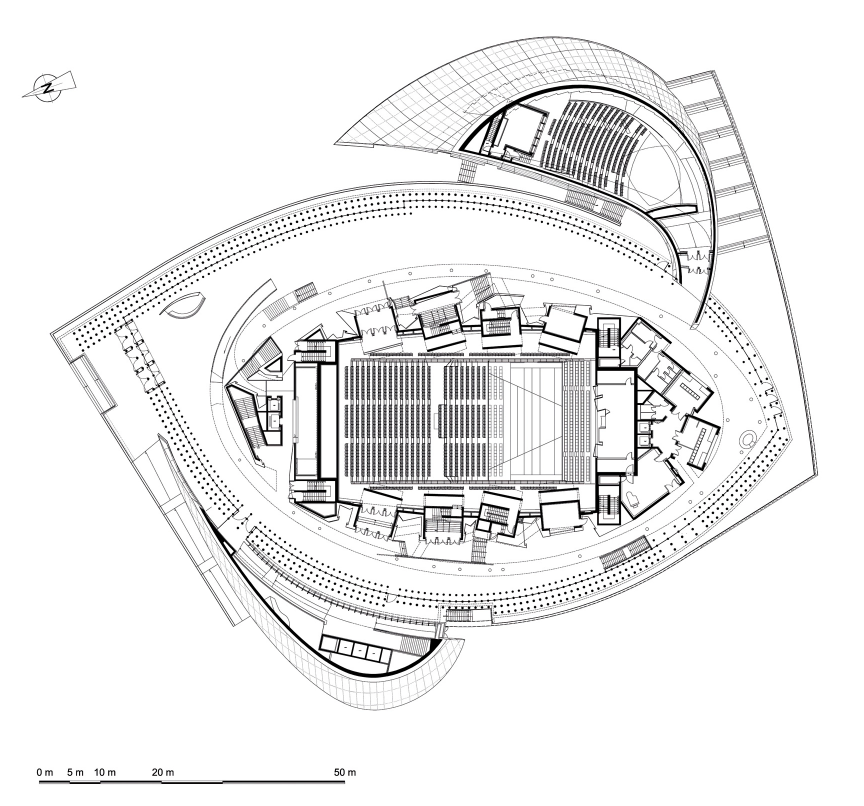
#> input picture 12_Blender_Model/references/philharmonie/architect_plan_n3.webp, 1728 x 1612 px (shown at 1/2 size)
$ python prepare_philharmonie_clean.py
#> lines starting #> are read from the running program, lines starting #| are printed output that depends on the picture
"""Trace the architectural plan and registered ACT reference; no photo mesh in output."""
from pathlib import Path
import sys,json,math
R=Path(__file__).resolve().parents[1];sys.path.insert(0,str(R/'.local_source_cache/gis_runtime'))
import numpy as np
from PIL import Image
from scipy import ndimage
from scipy.spatial import cKDTree
from scipy.interpolate import CubicSpline
from shapely.geometry import Polygon,Point
from shapely import contains_xy

# Coordinates below are in the 1632px wide displayed architect's N3 plan.
outline=np.array([(97,630),(240,544),(400,461),(550,401),(700,361),(840,344),(980,359),(1110,397),(1230,458),(1340,546),(1420,652),(1496,830),(1400,946),(1270,1049),(1110,1119),(930,1168),(760,1177),(620,1155),(515,1110),(432,1040),(354,934),(281,818),(200,691),(138,684)],float)
poly=Polygon(outline)
im=np.asarray(Image.open(R/'references/philharmonie/architect_plan_n3.webp').convert('L').resize((1632,1522)))
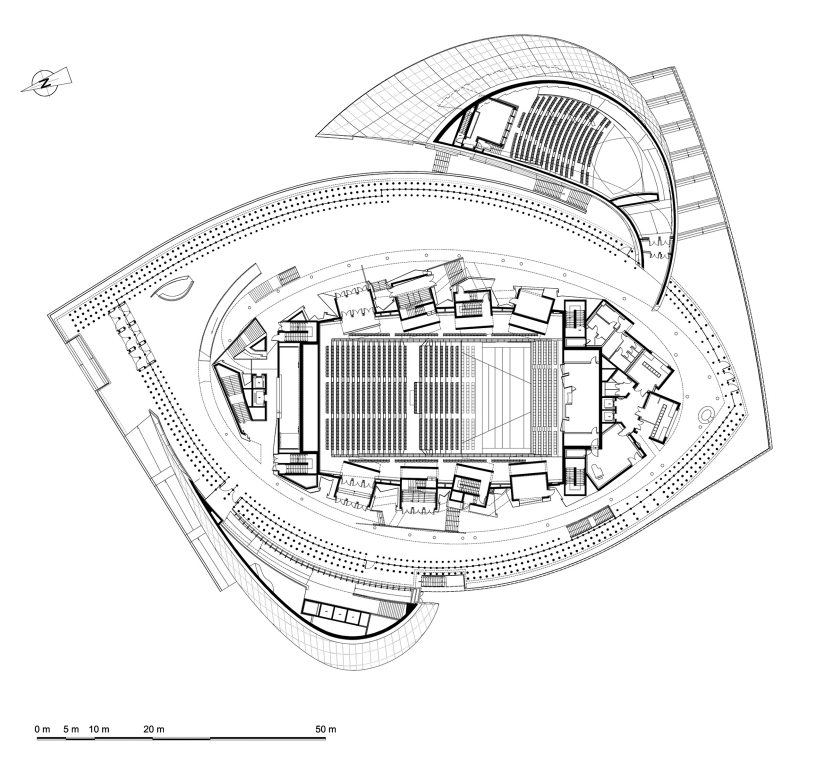
#> im: shape (1522, 1632) (shown at 1/2 size); min 0, max 255, mean 237.5
lab,n=ndimage.label(im<90);obj=ndimage.find_objects(lab);cols=[]
#> after `lab, n = ndimage.label(im < 90)`:
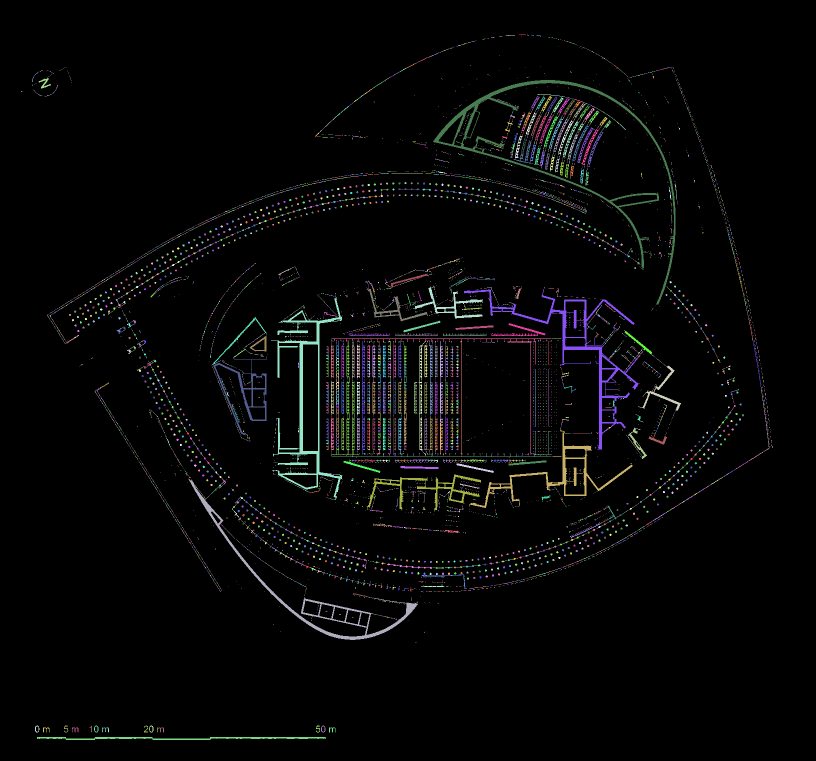
#> lab: shape (1522, 1632) int32 (shown at 1/2 size); 8190 distinct labels, from 0 to 8189; one colour per label, 0 black
#> after `lab, n = ndimage.label(im < 90)`: n = 8189
#> after `obj = ndimage.find_objects(lab)`: obj = 8189 items
for i,s in enumerate(obj,1):
 if s is None:continue
 h=s[0].stop-s[0].start;w=s[1].stop-s[1].start
 if not(2<=h<=7 and 2<=w<=7 and .5<h/w<2):continue
 yy,xx=np.where(lab[s]==i);area=len(xx)
 if area<4 or area>36:continue
 p=np.array([s[1].start+xx.mean(),s[0].start+yy.mean()])
 if poly.contains(Point(p)) and poly.exterior.distance(Point(p))<60:cols.append(p)
#> this loop made 8189 passes
#> (h, w) on passes 1, 3, 4: (1, 14), (2, 18), (1, 2)
#> after the loop, cols = 738 pairs, first value 100.2 to 1485.5, second value 365.7 to 1174.5

# Plan north/south pointed ends tied to the 150m ACT orthographic reference.
pa=np.array([97.,630.]);pb=np.array([1496.,830.])
qa=np.array([215.535714,229.142857]);qb=np.array([148.678571,121.25])
v=pb-pa;v[1]*=-1;w=qb-qa
scale=np.linalg.norm(w)/np.linalg.norm(v);a=math.atan2(w[1],w[0])-math.atan2(v[1],v[0]);rot=np.array([[math.cos(a),-math.sin(a)],[math.sin(a),math.cos(a)]])
def world(p):
 p=np.asarray(p)-pa;p=p*np.array([1,-1]);return p@rot.T*scale+qa
def smooth(points,n=256):
 p=np.asarray(points);p=np.vstack((p,p[0]));t=np.r_[0,np.cumsum(np.linalg.norm(np.diff(p,axis=0),axis=1))];return CubicSpline(t,p,bc_type='periodic')(np.linspace(0,t[-1],n,endpoint=False))

# Roof / skylight traces in the registered source top view (1400px = 150m).
def act(p):
 p=np.asarray(p);return np.column_stack((185+(p[:,0]-700)*150/1400,170-(p[:,1]-700)*150/1400))
roof=act(smooth([(985,148),(1021,300),(1036,460),(1025,610),(992,750),(930,902),(834,1014),(725,1094),(590,1149),(460,1164),(361,1155),(320,986),(292,850),(286,710),(313,575),(376,448),(473,342),(600,272),(746,218),(866,181)]))
sky=act(smooth([(696,313),(779,335),(841,408),(872,492),(854,609),(813,726),(763,853),(688,989),(604,1050),(510,1050),(426,1002),(381,920),(373,824),(399,722),(451,610),(503,490),(567,377),(628,325)],192))
# Keep the roof tied to the same architectural outline as the columns.
# ACT facade reconstruction drifts locally; retain its trace for comparison.
act_roof=roof.copy()
roof=np.asarray(Polygon(world(smooth(outline,512))).buffer(.6).exterior.coords)[:-1]
core=sky.mean(0)+(sky-sky.mean(0))*.82
#> (the run stopped early here; a loop or call above may not have finished)

$ run again, with 12_Blender_Model/references/philharmonie/architect_exterior_full.webp copied over 12_Blender_Model/references/philharmonie/architect_plan_n3.webp
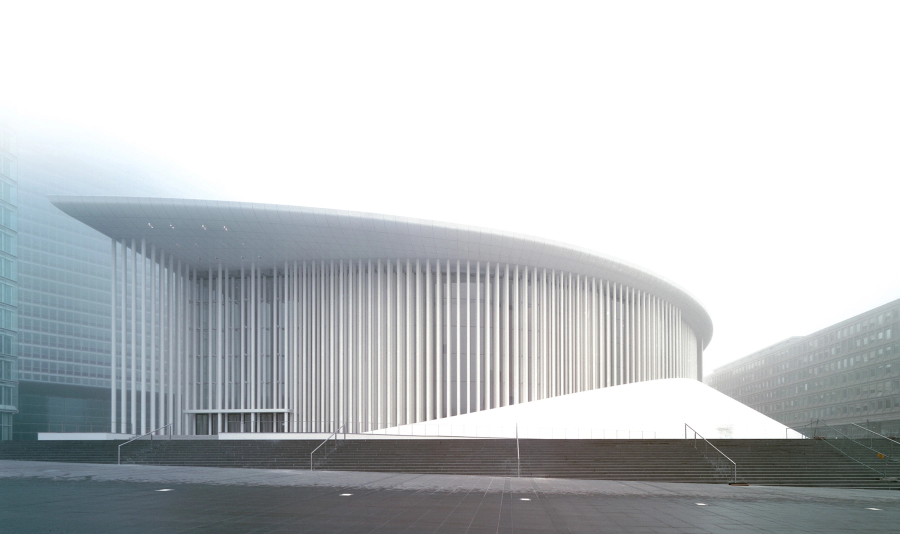
#> input picture 12_Blender_Model/references/philharmonie/architect_exterior_full.webp, 1800 x 1068 px (shown at 1/2 size)
#> `im=np.asarray(Image.open(R/'references/philharmonie/architect_plan_n3...`:
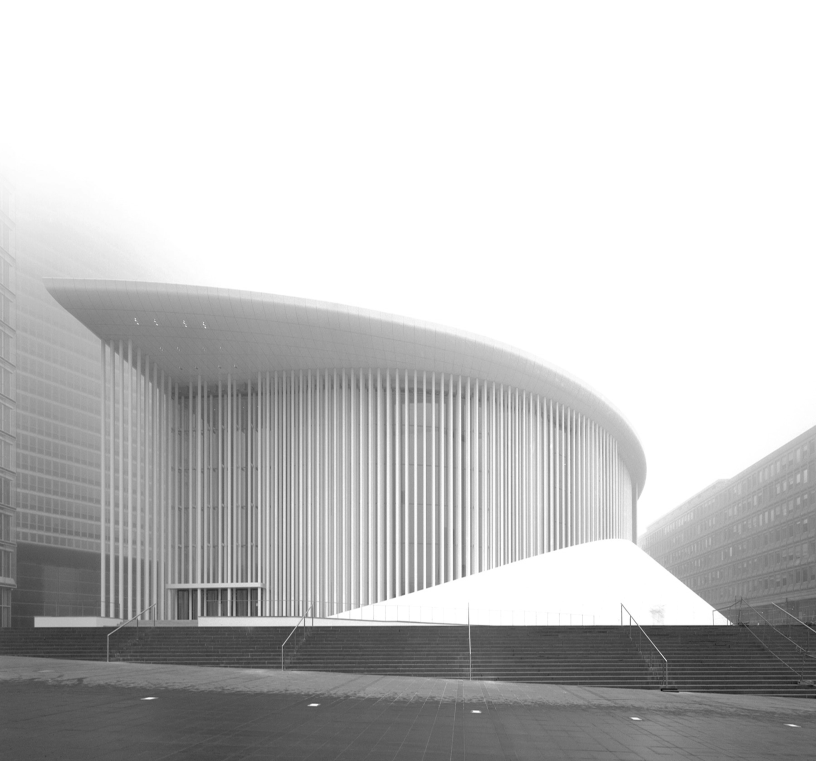
#> im: shape (1522, 1632) (shown at 1/2 size); min 0, max 255, mean 195.9
#> `lab, n = ndimage.label(im < 90)`:
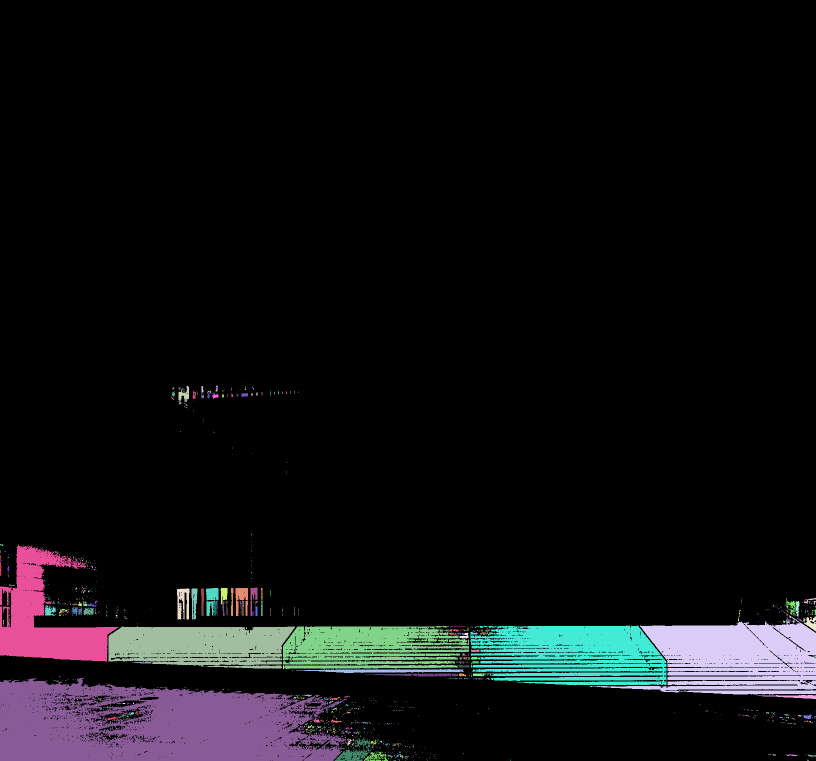
#> lab: shape (1522, 1632) int32 (shown at 1/2 size); 1101 distinct labels, from 0 to 1100; one colour per label, 0 black
#> n = 1100
#> obj = 1100 items
#> the loop `for i,s in enumerate(obj,1):` made 1100 passes
#> (h, w) on passes 1 to 3: (1, 1), (12, 5), (37, 21)
#> after the loop `for i,s in enumerate(obj,1):`: cols = []
